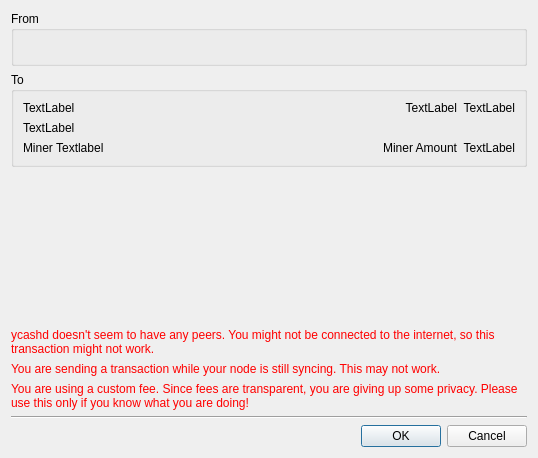
<?xml version="1.0" encoding="UTF-8"?>
<ui version="4.0">
 <class>confirm</class>
 <widget class="QDialog" name="confirm">
  <property name="geometry">
   <rect>
    <x>0</x>
    <y>0</y>
    <width>538</width>
    <height>458</height>
   </rect>
  </property>
  <property name="windowTitle">
   <string>Confirm Transaction</string>
  </property>
  <layout class="QVBoxLayout" name="verticalLayout">
   <item>
    <widget class="QGroupBox" name="groupBox">
     <property name="title">
      <string>From</string>
     </property>
     <layout class="QVBoxLayout" name="verticalLayout_2">
      <item>
       <widget class="QLabel" name="sendFrom">
        <property name="text">
         <string notr="true"/>
        </property>
        <property name="wordWrap">
         <bool>true</bool>
        </property>
       </widget>
      </item>
     </layout>
    </widget>
   </item>
   <item>
    <widget class="QGroupBox" name="sendToAddrs">
     <property name="title">
      <string>To</string>
     </property>
     <layout class="QGridLayout" name="gridLayout">
      <item row="0" column="2">
       <widget class="QLabel" name="AmtUSD1">
        <property name="sizePolicy">
         <sizepolicy hsizetype="Minimum" vsizetype="Preferred">
          <horstretch>0</horstretch>
          <verstretch>0</verstretch>
         </sizepolicy>
        </property>
        <property name="text">
         <string notr="true">TextLabel</string>
        </property>
        <property name="alignment">
         <set>Qt::AlignRight|Qt::AlignTrailing|Qt::AlignVCenter</set>
        </property>
       </widget>
      </item>
      <item row="1" column="0" colspan="3">
       <widget class="QLabel" name="Memo1">
        <property name="text">
         <string notr="true">TextLabel</string>
        </property>
        <property name="wordWrap">
         <bool>true</bool>
        </property>
       </widget>
      </item>
      <item row="0" column="0">
       <widget class="QLabel" name="Addr1">
        <property name="sizePolicy">
         <sizepolicy hsizetype="MinimumExpanding" vsizetype="Preferred">
          <horstretch>0</horstretch>
          <verstretch>0</verstretch>
         </sizepolicy>
        </property>
        <property name="text">
         <string notr="true">TextLabel</string>
        </property>
        <property name="wordWrap">
         <bool>true</bool>
        </property>
       </widget>
      </item>
      <item row="2" column="2">
       <widget class="QLabel" name="minerFeeUSD">
        <property name="sizePolicy">
         <sizepolicy hsizetype="Minimum" vsizetype="Preferred">
          <horstretch>0</horstretch>
          <verstretch>0</verstretch>
         </sizepolicy>
        </property>
        <property name="text">
         <string notr="true">TextLabel</string>
        </property>
        <property name="alignment">
         <set>Qt::AlignRight|Qt::AlignTrailing|Qt::AlignVCenter</set>
        </property>
       </widget>
      </item>
      <item row="2" column="0">
       <widget class="QLabel" name="labelMinerFee">
        <property name="sizePolicy">
         <sizepolicy hsizetype="Expanding" vsizetype="Preferred">
          <horstretch>0</horstretch>
          <verstretch>0</verstretch>
         </sizepolicy>
        </property>
        <property name="text">
         <string notr="true">Miner Textlabel</string>
        </property>
       </widget>
      </item>
      <item row="0" column="1">
       <widget class="QLabel" name="Amt1">
        <property name="sizePolicy">
         <sizepolicy hsizetype="Minimum" vsizetype="Preferred">
          <horstretch>0</horstretch>
          <verstretch>0</verstretch>
         </sizepolicy>
        </property>
        <property name="text">
         <string notr="true">TextLabel</string>
        </property>
        <property name="alignment">
         <set>Qt::AlignRight|Qt::AlignTrailing|Qt::AlignVCenter</set>
        </property>
       </widget>
      </item>
      <item row="2" column="1">
       <widget class="QLabel" name="minerFee">
        <property name="sizePolicy">
         <sizepolicy hsizetype="Minimum" vsizetype="Preferred">
          <horstretch>0</horstretch>
          <verstretch>0</verstretch>
         </sizepolicy>
        </property>
        <property name="text">
         <string notr="true">Miner Amount</string>
        </property>
        <property name="alignment">
         <set>Qt::AlignRight|Qt::AlignTrailing|Qt::AlignVCenter</set>
        </property>
       </widget>
      </item>
     </layout>
    </widget>
   </item>
   <item>
    <spacer name="verticalSpacer">
     <property name="orientation">
      <enum>Qt::Vertical</enum>
     </property>
     <property name="sizeHint" stdset="0">
      <size>
       <width>20</width>
       <height>40</height>
      </size>
     </property>
    </spacer>
   </item>
   <item>
    <widget class="QLabel" name="nopeersWarning">
     <property name="styleSheet">
      <string notr="true">color: red;</string>
     </property>
     <property name="text">
      <string>ycashd doesn't seem to have any peers. You might not be connected to the internet, so this transaction might not work.</string>
     </property>
     <property name="wordWrap">
      <bool>true</bool>
     </property>
    </widget>
   </item>
   <item>
    <widget class="QLabel" name="syncingWarning">
     <property name="styleSheet">
      <string notr="true">color: red;</string>
     </property>
     <property name="text">
      <string>You are sending a transaction while your node is still syncing. This may not work.</string>
     </property>
     <property name="wordWrap">
      <bool>true</bool>
     </property>
    </widget>
   </item>
   <item>
    <widget class="QLabel" name="warningLabel">
     <property name="styleSheet">
      <string notr="true">color: red;</string>
     </property>
     <property name="text">
      <string>You are using a custom fee. Since fees are transparent, you are giving up some privacy. Please use this only if you know what you are doing!</string>
     </property>
     <property name="wordWrap">
      <bool>true</bool>
     </property>
    </widget>
   </item>
   <item>
    <widget class="Line" name="line">
     <property name="orientation">
      <enum>Qt::Horizontal</enum>
     </property>
    </widget>
   </item>
   <item>
    <widget class="QDialogButtonBox" name="buttonBox">
     <property name="orientation">
      <enum>Qt::Horizontal</enum>
     </property>
     <property name="standardButtons">
      <set>QDialogButtonBox::Cancel|QDialogButtonBox::Ok</set>
     </property>
    </widget>
   </item>
  </layout>
 </widget>
 <resources/>
 <connections>
  <connection>
   <sender>buttonBox</sender>
   <signal>accepted()</signal>
   <receiver>confirm</receiver>
   <slot>accept()</slot>
   <hints>
    <hint type="sourcelabel">
     <x>248</x>
     <y>254</y>
    </hint>
    <hint type="destinationlabel">
     <x>157</x>
     <y>274</y>
    </hint>
   </hints>
  </connection>
  <connection>
   <sender>buttonBox</sender>
   <signal>rejected()</signal>
   <receiver>confirm</receiver>
   <slot>reject()</slot>
   <hints>
    <hint type="sourcelabel">
     <x>316</x>
     <y>260</y>
    </hint>
    <hint type="destinationlabel">
     <x>286</x>
     <y>274</y>
    </hint>
   </hints>
  </connection>
 </connections>
</ui>
